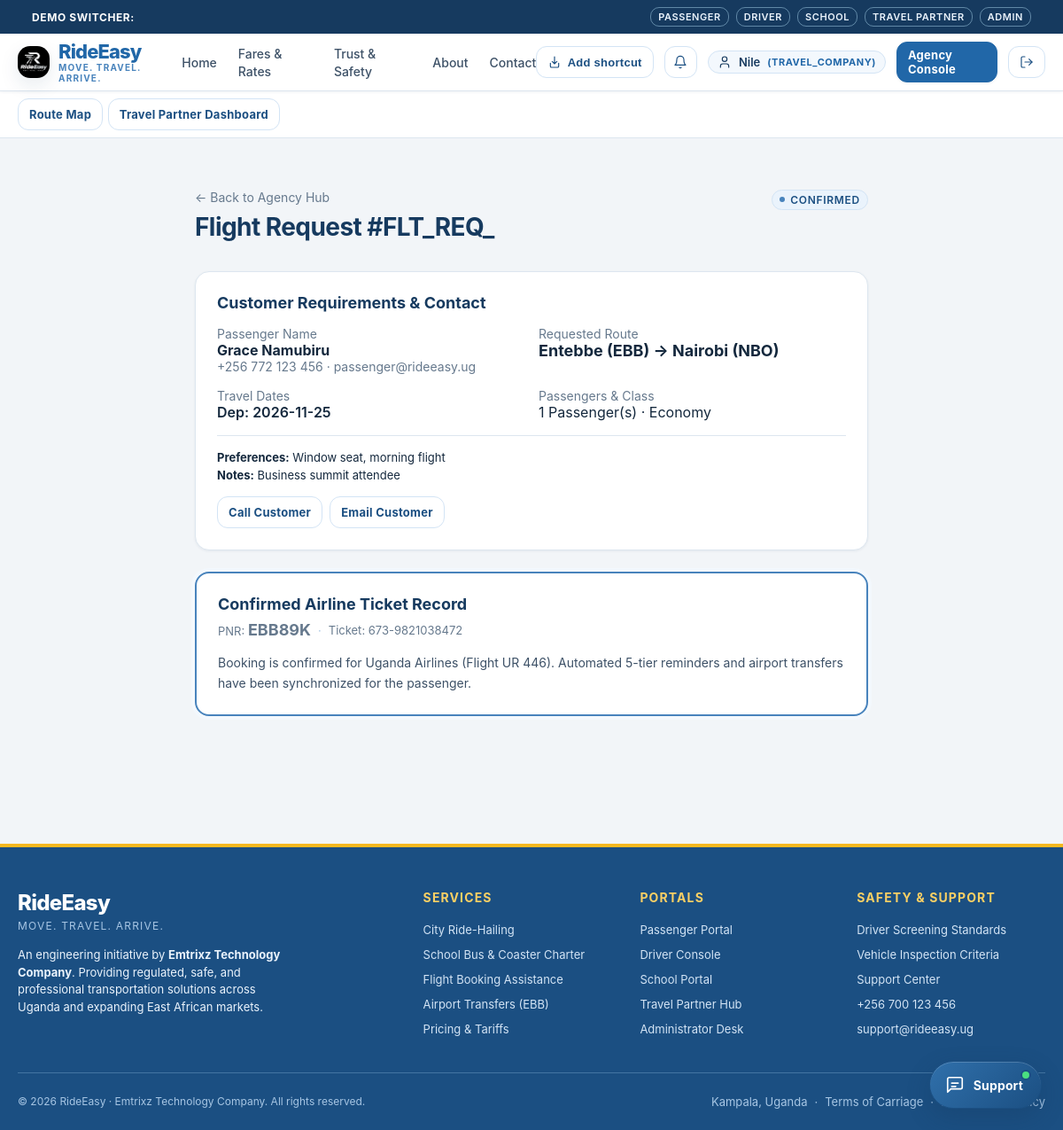
/travel/requests/flt_req_3ffba915ab (signed in), run on the app's committed database.
### tables this page shows
CREATE TABLE users (
    id TEXT PRIMARY KEY,
    email TEXT UNIQUE NOT NULL,
    password_hash TEXT NOT NULL,
    role TEXT NOT NULL CHECK(role IN ('PASSENGER', 'DRIVER', 'SCHOOL', 'TRAVEL_COMPANY', 'ADMIN')),
    full_name TEXT NOT NULL,
    phone TEXT NOT NULL,
    is_active INTEGER NOT NULL DEFAULT 1,
    is_verified INTEGER NOT NULL DEFAULT 0,
    created_at TIMESTAMP NOT NULL DEFAULT CURRENT_TIMESTAMP,
    updated_at TIMESTAMP NOT NULL DEFAULT CURRENT_TIMESTAMP
, avatar_url TEXT DEFAULT '/static/images/default-avatar.svg');

CREATE TABLE flight_requests (
    id TEXT PRIMARY KEY,
    passenger_id TEXT NOT NULL,
    departure_city TEXT NOT NULL,
    destination_city TEXT NOT NULL,
    departure_date TEXT NOT NULL,
    return_date TEXT,
    passenger_count INTEGER NOT NULL DEFAULT 1,
    preferred_airline TEXT,
    cabin_class TEXT DEFAULT 'Economy',
    phone TEXT NOT NULL,
    email TEXT NOT NULL,
    travel_preferences TEXT,
    notes TEXT,
    assigned_company_id TEXT,
    status TEXT NOT NULL DEFAULT 'SUBMITTED' CHECK(status IN ('SUBMITTED', 'ASSIGNED', 'QUOTED', 'CUSTOMER_APPROVED', 'CONFIRMED', 'DECLINED', 'CANCELLED')),
    created_at TIMESTAMP NOT NULL DEFAULT CURRENT_TIMESTAMP,
    FOREIGN KEY (passenger_id) REFERENCES users(id) ON DELETE CASCADE,
    FOREIGN KEY (assigned_company_id) REFERENCES users(id)
);

CREATE TABLE flight_bookings (
    id TEXT PRIMARY KEY,
    request_id TEXT NOT NULL,
    travel_company_id TEXT NOT NULL,
    booking_reference_pnr TEXT NOT NULL,
    airline_ticket_number TEXT,
    airline_name TEXT NOT NULL,
    flight_number TEXT NOT NULL,
    departure_airport TEXT NOT NULL,
    arrival_airport TEXT NOT NULL,
    departure_datetime TEXT NOT NULL,
    arrival_datetime TEXT,
    status TEXT NOT NULL DEFAULT 'CONFIRMED' CHECK(status IN ('CONFIRMED', 'RESCHEDULED', 'CANCELLED')),
    created_at TIMESTAMP NOT NULL DEFAULT CURRENT_TIMESTAMP,
    FOREIGN KEY (request_id) REFERENCES flight_requests(id) ON DELETE CASCADE,
    FOREIGN KEY (travel_company_id) REFERENCES users(id)
);

### rideeasy/app/routes/travel_partner.py (the view)
@travel_bp.route("/requests/<request_id>")
def request_detail(request_id):
    user = AuthService.get_current_user()
    db = get_db()
    req_item = db.fetchone(
        """SELECT r.*, u.full_name as passenger_name, u.phone as passenger_phone, u.email as passenger_email
        FROM flight_requests r
        JOIN users u ON r.passenger_id = u.id
        WHERE r.id = ? AND (r.assigned_company_id = ? OR ? = 'ADMIN')""",
        (request_id, user["id"], user["role"])
    )
    if not req_item:
        abort(404)
    quotations = db.fetchall("SELECT * FROM flight_quotations WHERE request_id = ?", (request_id,))
    booking = db.fetchone("SELECT * FROM flight_bookings WHERE request_id = ?", (request_id,))
    return render_template("travel_partner/request_detail.html", user=user, req=req_item, quotations=quotations, booking=booking)

### rideeasy/app/templates/travel_partner/request_detail.html (shortened to what this page needs)
{% extends "base.html" %}
{% block content %}
<div class="container section">
  <div style="max-width: 760px; margin: 0 auto;">
    <div style="margin-bottom: 1.5rem; display: flex; justify-content: space-between; align-items: baseline; flex-wrap: wrap; gap: 0.5rem;">
      <div>
        <a href="/travel/dashboard" class="text-subtle" style="display: inline-flex; align-items: center; gap: 0.25rem; margin-bottom: 0.5rem;">
          ← Back to Agency Hub
        </a>
        <h2>Flight Request #{{ req.id[:8].upper() }}</h2>
      </div>
      <span class="status-indicator">
        <span class="status-dot"></span> {{ req.status.replace('_', ' ') }}
      </span>
    </div>
    <div class="card" style="margin-bottom: 1.5rem;">
      <div class="card-title">Customer Requirements & Contact</div>
      <div style="display: grid; grid-template-columns: 1fr 1fr; gap: 1rem; margin-top: 1rem;">
        <div>
          <div class="text-subtle">Passenger Name</div>
          <div style="font-weight: 700;">{{ req.passenger_name }}</div>
          <div class="text-subtle">{{ req.passenger_phone }} · {{ req.passenger_email }}</div>
        </div>
        <div>
          <div class="text-subtle">Requested Route</div>
          <div style="font-weight: 700; font-size: 1.125rem;">{{ req.departure_city }} → {{ req.destination_city }}</div>
        </div>
        <div>
          <div class="text-subtle">Travel Dates</div>
          <div style="font-weight: 600;">Dep: {{ req.departure_date }}{% if req.return_date %} · Ret: {{ req.return_date }}{% endif %}</div>
        </div>
        <div>
          <div class="text-subtle">Passengers & Class</div>
          <div>{{ req.passenger_count }} Passenger(s) · {{ req.cabin_class }}</div>
        </div>
      </div>
      {% if req.travel_preferences or req.notes %}
      <div style="margin-top: 1rem; padding-top: 1rem; border-top: 1px solid var(--color-light-grey); font-size: 0.8125rem;">
        {% if req.travel_preferences %}<div><strong>Preferences:</strong> {{ req.travel_preferences }}</div>{% endif %}
        {% if req.notes %}<div style="margin-top: 0.25rem;"><strong>Notes:</strong> {{ req.notes }}</div>{% endif %}
      </div>
      {% endif %}
      <div style="margin-top: 1rem; display: flex; gap: 0.5rem;">
        <a href="tel:{{ req.passenger_phone }}" class="btn btn-secondary btn-sm">Call Customer</a>
        <a href="mailto:{{ req.passenger_email }}" class="btn btn-secondary btn-sm">Email Customer</a>
      </div>
    </div>
    {% if booking %}
    <div class="card" style="margin-bottom: 1.5rem; border: 2px solid var(--color-black);">
      <div class="card-title">Confirmed Airline Ticket Record</div>
      <div class="metadata-row" style="margin: 0.5rem 0 1rem 0;">
        <span>PNR: <strong style="font-size: 1.125rem;">{{ booking.booking_reference_pnr }}</strong></span>
        <span class="metadata-separator">·</span>
        <span>Ticket: {{ booking.airline_ticket_number or 'Electronic Ticket' }}</span>
      </div>
      <p style="font-size: 0.875rem;">
        Booking is confirmed for {{ booking.airline_name }} (Flight {{ booking.flight_number }}). Automated 5-tier reminders and airport transfers have been synchronized for the passenger.
      </p>
    </div>
    {% endif %}
  </div>
</div>
{% endblock %}

### rideeasy/app/templates/base.html (shortened to what this page needs)
<!DOCTYPE html>
<html lang="en">
<head>
  <link rel="stylesheet" href="/static/css/base.css">
  <link rel="stylesheet" href="/static/css/components.css">
  <link rel="stylesheet" href="/static/css/dashboard.css">
  <link rel="stylesheet" href="/static/css/responsive.css">
</head>
<body>
  <aside class="demo-role-bar no-print" aria-label="Demo role selector">
    <div class="container" style="display: flex; align-items: center; justify-content: space-between; flex-wrap: wrap; gap: 0.5rem; width: 100%;">
      <span style="font-weight: 700; letter-spacing: 0.05em; text-transform: uppercase;">Demo Switcher:</span>
      <div class="demo-role-links">
        <a href="/auth/demo/passenger" class="demo-btn">Passenger</a>
        <a href="/auth/demo/driver" class="demo-btn">Driver</a>
        <a href="/auth/demo/school" class="demo-btn">School</a>
        <a href="/auth/demo/travel" class="demo-btn">Travel Partner</a>
        <a href="/auth/demo/admin" class="demo-btn">Admin</a>
      </div>
    </div>
  </aside>
  <header class="navbar no-print">
    <div class="container">
      <div class="navbar-inner">
        <div class="brand-group">
          <a href="/" style="display: flex; align-items: center; gap: 0.625rem; text-decoration: none;">
            <img src="/static/images/logo.png" alt="RideEasy Logo" style="height: 36px; width: auto; object-fit: contain;" onerror="this.style.display='none'">
            <div style="display: flex; flex-direction: column;">
              <span class="brand-logo" style="line-height: 1.1;">{{ app_name }}</span>
              <span class="brand-tagline" style="font-size: 0.625rem; letter-spacing: 0.12em;">{{ app_tagline }}</span>
            </div>
          </a>
        </div>
        <nav aria-label="Main Navigation">
          <ul class="nav-links">
            <li><a href="/" class="nav-link">Home</a></li>
            <li><a href="/pricing" class="nav-link">Fares & Rates</a></li>
            <li><a href="/safety" class="nav-link">Trust & Safety</a></li>
            <li><a href="/about" class="nav-link">About</a></li>
            <li><a href="/contact" class="nav-link">Contact</a></li>
          </ul>
        </nav>
        <div class="nav-actions">
          <button type="button" class="btn btn-secondary btn-sm app-shortcut-button" data-add-shortcut title="Create a RideEasy shortcut" aria-label="Create a RideEasy shortcut">
            <svg class="icon icon-sm" viewBox="0 0 24 24" aria-hidden="true"><path d="M12 3v12m0 0 4-4m-4 4-4-4"/><path d="M5 14v5a2 2 0 0 0 2 2h10a2 2 0 0 0 2-2v-5"/></svg>
            <span>Add shortcut</span>
          </button>
          {% if current_user %}
            <div style="position: relative;">
              <button id="notif-bell-btn" class="btn btn-secondary btn-sm" aria-label="Notifications" title="In-App Notifications" style="position: relative; padding: 0.35rem 0.6rem;" onclick="toggleNotifDropdown(event);">
                <svg class="icon icon-sm" viewBox="0 0 24 24"><path d="M18 8A6 6 0 0 0 6 8c0 7-3 9-3 9h18s-3-2-3-9"/><path d="M13.73 21a2 2 0 0 1-3.46 0"/></svg>
              </button>
            </div>
            <a href="/profile" class="user-nav-chip" title="View and Edit Profile" style="text-decoration: none;">
              {% if current_user.avatar_url and current_user.avatar_url != '/static/images/default-avatar.svg' %}
                <img src="{{ current_user.avatar_url }}" alt="{{ current_user.full_name }}" style="width: 20px; height: 20px; border-radius: var(--radius-sm); object-fit: cover;">
              {% else %}
                <svg class="icon icon-sm" viewBox="0 0 24 24"><path d="M19 21v-2a4 4 0 0 0-4-4H9a4 4 0 0 0-4 4v2"/><circle cx="12" cy="7" r="4"/></svg>
              {% endif %}
              <span>{{ current_user.full_name.split()[0] }}</span>
              <span class="user-role-label">({{ current_user.role }})</span>
            </a>
            {% if current_user.role == 'PASSENGER' %}
              <a href="/passenger/dashboard" class="btn btn-secondary btn-sm">Dashboard</a>
              <a href="/passenger/book-ride" class="btn btn-primary btn-sm">Book Ride</a>
            {% elif current_user.role == 'DRIVER' %}
              <a href="/driver/dashboard" class="btn btn-primary btn-sm">Driver Console</a>
            {% elif current_user.role == 'SCHOOL' %}
              <a href="/school/dashboard" class="btn btn-primary btn-sm">School Portal</a>
            {% elif current_user.role == 'TRAVEL_COMPANY' %}
              <a href="/travel/dashboard" class="btn btn-primary btn-sm">Agency Console</a>
            {% elif current_user.role == 'ADMIN' %}
              <a href="/admin/dashboard" class="btn btn-primary btn-sm">Admin Control</a>
            {% endif %}
            <a href="/auth/logout" class="btn btn-secondary btn-sm" title="Sign Out">
              <svg class="icon icon-sm" viewBox="0 0 24 24"><path d="M9 21H5a2 2 0 0 1-2-2V5a2 2 0 0 1 2-2h4"/><polyline points="16 17 21 12 16 7"/><line x1="21" y1="12" x2="9" y2="12"/></svg>
            </a>
          {% else %}
            <a href="/auth/login" class="btn btn-secondary btn-sm">Sign In</a>
            <a href="/auth/register" class="btn btn-primary btn-sm">Register</a>
          {% endif %}
        </div>
      </div>
    </div>
  </header>
  {% if current_user %}
    <nav aria-label="Workspace navigation" style="border-bottom: 1px solid var(--color-light-grey); background: var(--color-white);">
      <div class="container" style="display: flex; gap: 0.35rem; overflow-x: auto; padding-top: 0.5rem; padding-bottom: 0.5rem; white-space: nowrap;">
        {% if current_user.role == 'PASSENGER' %}
          <a href="/passenger/dashboard" class="btn btn-secondary btn-sm">Overview</a>
          <a href="/map" class="btn btn-secondary btn-sm">Route Map</a>
          <a href="/passenger/rides" class="btn btn-secondary btn-sm">Recent Trips</a>
          <a href="/passenger/rides?status=awaiting" class="btn btn-secondary btn-sm">Awaiting Rides</a>
          <a href="/passenger/book-ride" class="btn btn-secondary btn-sm">Book a Ride</a>
          <a href="/passenger/flight-request" class="btn btn-secondary btn-sm">Book a Flight</a>
          <a href="/passenger/flight-requests" class="btn btn-secondary btn-sm">Flight Requests</a>
          <a href="/passenger/journeys" class="btn btn-secondary btn-sm">Journeys</a>
          <a href="/passenger/rewards" class="btn btn-secondary btn-sm">Rewards</a>
        {% elif current_user.role == 'SCHOOL' %}
          <a href="/school/dashboard" class="btn btn-secondary btn-sm">Overview</a>
          <a href="/map" class="btn btn-secondary btn-sm">Route Map</a>
          <a href="/school/requests" class="btn btn-secondary btn-sm">Transport Requests</a>
          <a href="/school/request" class="btn btn-secondary btn-sm">Book Transport</a>
        {% elif current_user.role == 'TRAVEL_COMPANY' %}
          <a href="/map" class="btn btn-secondary btn-sm">Route Map</a>
          <a href="/travel/dashboard" class="btn btn-secondary btn-sm">Travel Partner Dashboard</a>
        {% endif %}
      </div>
    </nav>
  {% endif %}
  <main>
    {% block content %}{% endblock %}
  </main>
  <footer class="footer no-print">
    <div class="container">
      <div class="footer-inner">
        <div>
          <div style="font-size: 1.5rem; font-weight: 800; letter-spacing: -0.03em; margin-bottom: 0.25rem;">{{ app_name }}</div>
          <div style="font-size: 0.75rem; letter-spacing: 0.1em; color: var(--color-medium-grey); text-transform: uppercase; margin-bottom: 1rem;">{{ app_tagline }}</div>
          <p style="color: var(--color-light-grey); font-size: 0.8125rem; max-width: 320px; line-height: 1.5;">
            An engineering initiative by <strong>{{ company_name }}</strong>. Providing regulated, safe, and professional transportation solutions across Uganda and expanding East African markets.
          </p>
        </div>
        <div>
          <h4>Services</h4>
          <ul class="footer-links">
            <li><a href="/passenger/book-ride">City Ride-Hailing</a></li>
            <li><a href="/school/request">School Bus & Coaster Charter</a></li>
            <li><a href="/passenger/flight-request">Flight Booking Assistance</a></li>
            <li><a href="/pricing">Airport Transfers (EBB)</a></li>
            <li><a href="/pricing">Pricing & Tariffs</a></li>
          </ul>
        </div>
        <div>
          <h4>Portals</h4>
          <ul class="footer-links">
            <li><a href="/auth/demo/passenger">Passenger Portal</a></li>
            <li><a href="/auth/demo/driver">Driver Console</a></li>
            <li><a href="/auth/demo/school">School Portal</a></li>
            <li><a href="/auth/demo/travel">Travel Partner Hub</a></li>
            <li><a href="/auth/demo/admin">Administrator Desk</a></li>
          </ul>
        </div>
        <div>
          <h4>Safety & Support</h4>
          <ul class="footer-links">
            <li><a href="/safety">Driver Screening Standards</a></li>
            <li><a href="/safety">Vehicle Inspection Criteria</a></li>
            <li><a href="/contact">Support Center</a></li>
            <li><a href="tel:{{ support_phone }}">{{ support_phone }}</a></li>
            <li><a href="mailto:{{ support_email }}">{{ support_email }}</a></li>
          </ul>
        </div>
      </div>
      <div class="footer-bottom">
        <div>© 2026 {{ app_name }} · {{ company_name }}. All rights reserved.</div>
        <div class="metadata-row" style="color: var(--color-medium-grey);">
          <span>Kampala, Uganda</span>
          <span class="metadata-separator">·</span>
          <span>Terms of Carriage</span>
          <span class="metadata-separator">·</span>
          <span>Data Privacy Policy</span>
        </div>
      </div>
    </div>
  </footer>
  <div class="ai-support-widget no-print" id="ai-support-widget">
      <button type="button" class="ai-support-toggle" id="ai-support-toggle" aria-controls="ai-support-panel" aria-expanded="false" aria-label="Open RideEasy support chat">
        <svg class="icon" viewBox="0 0 24 24" aria-hidden="true"><path d="M21 15a2 2 0 0 1-2 2H7l-4 4V5a2 2 0 0 1 2-2h14a2 2 0 0 1 2 2z"/><path d="M8 10h8M8 14h5"/></svg>
        <span>Support</span>
        <span class="ai-support-toggle-status" aria-hidden="true"></span>
      </button>
  </div>
</body>
</html>

### data on the page
users: full_name "Nile", role "TRAVEL_COMPANY"
flight_requests: status.replace "CONFIRMED", departure_city "Entebbe (EBB)", destination_city "Nairobi (NBO)", departure_date "2026-11-25", passenger_count "1", cabin_class "Economy", travel_preferences "Window seat, morning flight", notes "Business summit attendee"
users: passenger_name "Grace Namubiru", passenger_phone "+256 772 123 456", passenger_email "passenger@rideeasy.ug"
flight_bookings: booking_reference_pnr "EBB89K", airline_ticket_number "673-9821038472", airline_name "Uganda Airlines", flight_number "UR 446"

### other printed values
{{ app_name }} "RideEasy"
{{ app_tagline }} "MOVE. TRAVEL. ARRIVE."
{{ req.id[:8].upper() }} "FLT_REQ_"
{{ company_name }} "Emtrixz Technology Company"
{{ support_phone }} "+256 700 123 456"
{{ support_email }} "support@rideeasy.ug"
